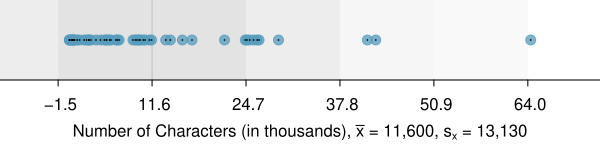

The R source for this figure:
library(openintro)
data(email50)
data(COL)
d <- email50$num_char
mean(d)
sd(d)

myPDF("sdAsRuleForEmailNumChar.pdf", 6, 1.5, mar=c(3.5,0,0,0), mgp=c(2.2,0.7,0))
dotPlot(d, col=COL[1,2], pch=20, cex=2, xlim=range(d)+sd(d)/2*c(-1,1), axes=FALSE, xlab=expression(paste("Number of Characters (in thousands), ", bar(x)," = 11,600, ", s[x], " = 13,130")), type='n')
m <- round(mean(d), 1)
s <- round(sd(d), 1)
abline(v=m, col=COL[7])
rect(m-s, -5, m+s, 5, col='#0000001C', border='#00000000')
rect(m+s, -5, m+2*s, 5, col='#00000012', border='#00000000')
rect(m-s, -5, m-2*s, 5, col='#00000012', border='#00000000')
rect(m+2*s, -5, m+3*s, 5, col='#0000000A', border='#00000000')
rect(m+4*s, -5, m+3*s, 5, col='#00000006', border='#00000000')
dotPlot(d, col=COL[1,2], pch=20, cex=2, add=TRUE, axes=FALSE)
dotPlot(d, col=1, pch=".", add=TRUE, axes=FALSE)
axis(1, at=m+s*c(-3:7), labels=format(m + s*(-3:7)))


dev.off()

sum(d > m-s & d < m+s)/length(d)
sum(d > m-2*s & d < m+2*s)/length(d)
